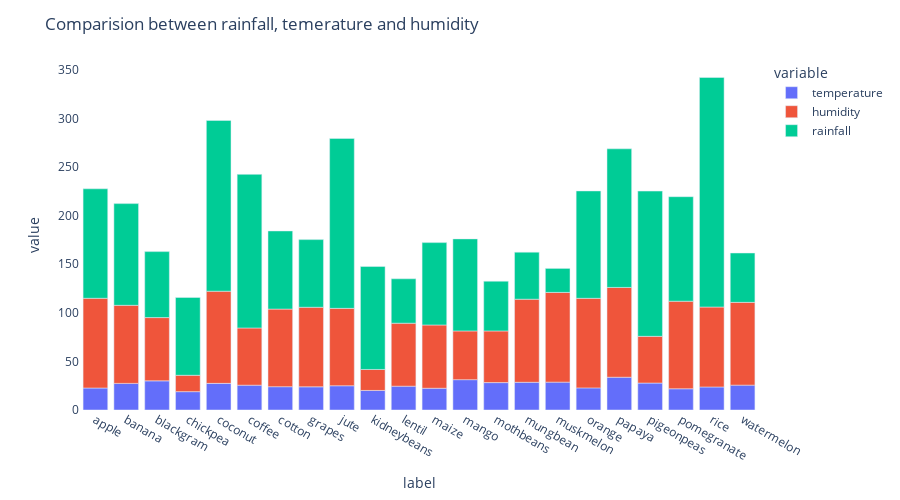

Notebook code cell kept with this figure:
### Markdown cell above
### Comparison between Temperature, Humidity, and Rainfall

### Code cell
fig = px.bar(crop_summary, x=crop_summary.index, y=["temperature", "humidity", "rainfall"])
fig.update_layout(title_text="Comparision between rainfall, temerature and humidity",
                  plot_bgcolor='white',
                 height=500)

fig.update_xaxes(showgrid=False)
fig.update_yaxes(showgrid=False)
fig.show()

### Figure 1 — Plotly figure (JSON) as saved in the notebook; plotly's stock layout.template omitted (floating-point values rounded to 4 significant figures)
{"data": [{"hovertemplate": "variable=temperature<br>label=%{x}<br>value=%{y}<extra></extra>", "legendgroup": "temperature", "marker": {"color": "#636efa", "pattern": {"shape": ""}}, "name": "temperature", "orientation": "v", "showlegend": true, "textposition": "auto", "type": "bar", "x": ["apple", "banana", "blackgram", "chickpea", "coconut", "coffee", "cotton", "grapes", "jute", "kidneybeans", "lentil", "maize", "mango", "mothbeans", "mungbean", "muskmelon", "orange", "papaya", "pigeonpeas", "pomegranate", "rice", "watermelon"], "xaxis": "x", "y": [22.63, 27.38, 29.97, 18.87, 27.41, 25.54, 23.99, 23.85, 24.96, 20.12, 24.51, 22.39, 31.21, 28.19, 28.53, 28.66, 22.77, 33.72, 27.74, 21.84, 23.69, 25.59], "yaxis": "y"}, {"hovertemplate": "variable=humidity<br>label=%{x}<br>value=%{y}<extra></extra>", "legendgroup": "humidity", "marker": {"color": "#EF553B", "pattern": {"shape": ""}}, "name": "humidity", "orientation": "v", "showlegend": true, "textposition": "auto", "type": "bar", "x": ["apple", "banana", "blackgram", "chickpea", "coconut", "coffee", "cotton", "grapes", "jute", "kidneybeans", "lentil", "maize", "mango", "mothbeans", "mungbean", "muskmelon", "orange", "papaya", "pigeonpeas", "pomegranate", "rice", "watermelon"], "xaxis": "x", "y": [92.33, 80.36, 65.12, 16.86, 94.84, 58.87, 79.84, 81.88, 79.64, 21.61, 64.8, 65.09, 50.16, 53.16, 85.5, 92.34, 92.17, 92.4, 48.06, 90.13, 82.27, 85.16], "yaxis": "y"}, {"hovertemplate": "variable=rainfall<br>label=%{x}<br>value=%{y}<extra></extra>", "legendgroup": "rainfall", "marker": {"color": "#00cc96", "pattern": {"shape": ""}}, "name": "rainfall", "orientation": "v", "showlegend": true, "textposition": "auto", "type": "bar", "x": ["apple", "banana", "blackgram", "chickpea", "coconut", "coffee", "cotton", "grapes", "jute", "kidneybeans", "lentil", "maize", "mango", "mothbeans", "mungbean", "muskmelon", "orange", "papaya", "pigeonpeas", "pomegranate", "rice", "watermelon"], "xaxis": "x", "y": [112.7, 104.6, 67.88, 80.06, 175.7, 158.1, 80.4, 69.61, 174.8, 105.9, 45.68, 84.77, 94.7, 51.2, 48.4, 24.69, 110.5, 142.6, 149.5, 107.5, 236.2, 50.79], "yaxis": "y"}], "layout": {"barmode": "relative", "height": 500, "legend": {"title": {"text": "variable"}, "tracegroupgap": 0}, "margin": {"t": 60}, "plot_bgcolor": "white", "title": {"text": "Comparision between rainfall, temerature and humidity"}, "xaxis": {"anchor": "y", "domain": [0, 1], "showgrid": false, "title": {"text": "label"}}, "yaxis": {"anchor": "x", "domain": [0, 1], "showgrid": false, "title": {"text": "value"}}}}
